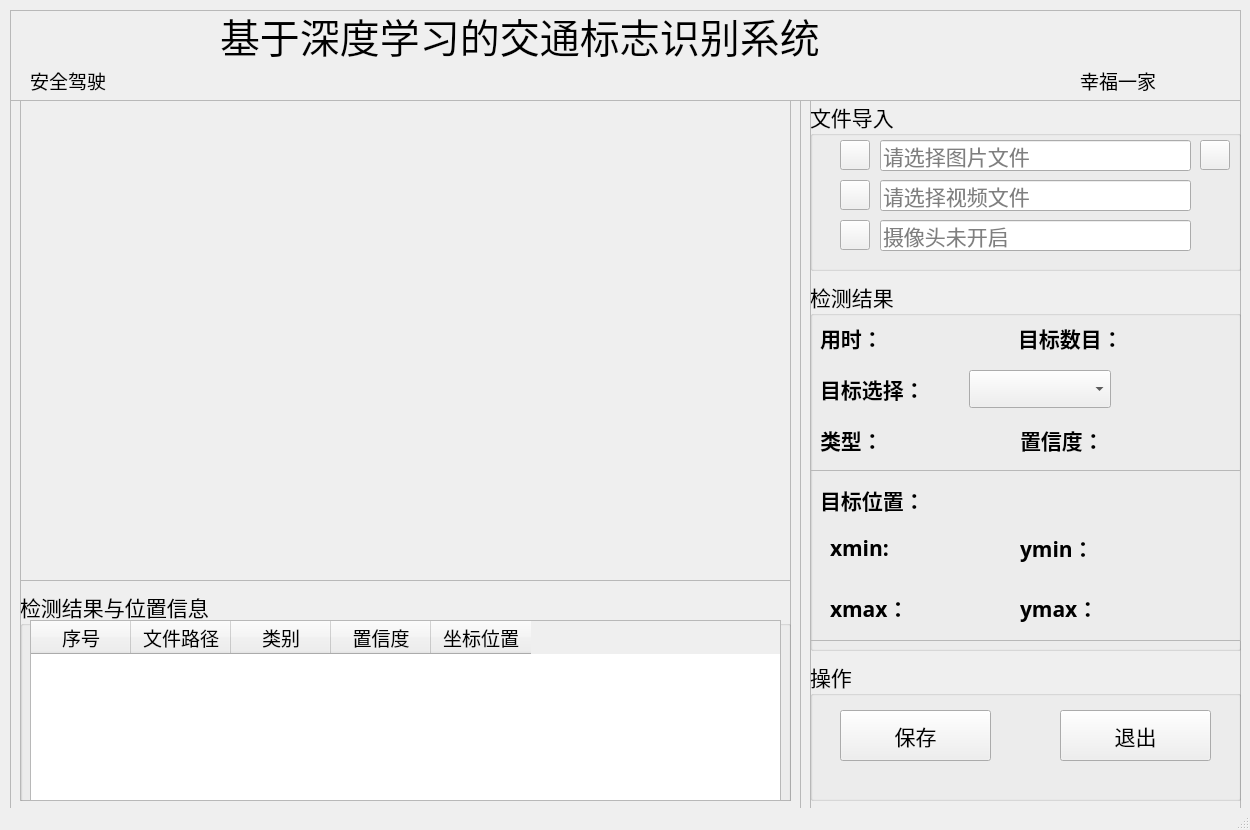
<?xml version="1.0" encoding="UTF-8"?>
<ui version="4.0">
 <class>MainWindow</class>
 <widget class="QMainWindow" name="MainWindow">
  <property name="geometry">
   <rect>
    <x>0</x>
    <y>0</y>
    <width>1250</width>
    <height>830</height>
   </rect>
  </property>
  <property name="minimumSize">
   <size>
    <width>1250</width>
    <height>830</height>
   </size>
  </property>
  <property name="maximumSize">
   <size>
    <width>1250</width>
    <height>830</height>
   </size>
  </property>
  <property name="windowTitle">
   <string>基于深度学习的交通标志识别系统</string>
  </property>
  <property name="windowIcon">
   <iconset resource="ui_sources.qrc">
    <normaloff>:/icons/ui_imgs/icons/目标检测.png</normaloff>:/icons/ui_imgs/icons/目标检测.png</iconset>
  </property>
  <widget class="QWidget" name="centralwidget">
   <widget class="QFrame" name="frame">
    <property name="geometry">
     <rect>
      <x>10</x>
      <y>100</y>
      <width>791</width>
      <height>711</height>
     </rect>
    </property>
    <property name="frameShape">
     <enum>QFrame::StyledPanel</enum>
    </property>
    <property name="frameShadow">
     <enum>QFrame::Raised</enum>
    </property>
    <widget class="QFrame" name="frame_2">
     <property name="geometry">
      <rect>
       <x>10</x>
       <y>0</y>
       <width>771</width>
       <height>481</height>
      </rect>
     </property>
     <property name="frameShape">
      <enum>QFrame::StyledPanel</enum>
     </property>
     <property name="frameShadow">
      <enum>QFrame::Raised</enum>
     </property>
     <widget class="QLabel" name="label_show">
      <property name="geometry">
       <rect>
        <x>0</x>
        <y>0</y>
        <width>770</width>
        <height>480</height>
       </rect>
      </property>
      <property name="minimumSize">
       <size>
        <width>770</width>
        <height>480</height>
       </size>
      </property>
      <property name="maximumSize">
       <size>
        <width>770</width>
        <height>480</height>
       </size>
      </property>
      <property name="styleSheet">
       <string notr="true">border-image: url(UIProgram/ui_imgs/12.png);</string>
      </property>
      <property name="text">
       <string/>
      </property>
     </widget>
    </widget>
    <widget class="QFrame" name="frame_3">
     <property name="geometry">
      <rect>
       <x>10</x>
       <y>480</y>
       <width>771</width>
       <height>221</height>
      </rect>
     </property>
     <property name="frameShape">
      <enum>QFrame::StyledPanel</enum>
     </property>
     <property name="frameShadow">
      <enum>QFrame::Raised</enum>
     </property>
     <widget class="QGroupBox" name="groupBox_3">
      <property name="geometry">
       <rect>
        <x>0</x>
        <y>10</y>
        <width>771</width>
        <height>221</height>
       </rect>
      </property>
      <property name="font">
       <font>
        <family>华文楷体</family>
        <pointsize>16</pointsize>
       </font>
      </property>
      <property name="title">
       <string>检测结果与位置信息</string>
      </property>
      <widget class="QTableWidget" name="tableWidget">
       <property name="geometry">
        <rect>
         <x>10</x>
         <y>30</y>
         <width>751</width>
         <height>181</height>
        </rect>
       </property>
       <property name="font">
        <font>
         <family>华文楷体</family>
         <pointsize>14</pointsize>
        </font>
       </property>
       <column>
        <property name="text">
         <string>序号</string>
        </property>
       </column>
       <column>
        <property name="text">
         <string>文件路径</string>
        </property>
       </column>
       <column>
        <property name="text">
         <string>类别</string>
        </property>
       </column>
       <column>
        <property name="text">
         <string>置信度</string>
        </property>
       </column>
       <column>
        <property name="text">
         <string>坐标位置</string>
        </property>
       </column>
      </widget>
     </widget>
    </widget>
   </widget>
   <widget class="QFrame" name="frame_4">
    <property name="geometry">
     <rect>
      <x>810</x>
      <y>100</y>
      <width>431</width>
      <height>711</height>
     </rect>
    </property>
    <property name="frameShape">
     <enum>QFrame::StyledPanel</enum>
    </property>
    <property name="frameShadow">
     <enum>QFrame::Raised</enum>
    </property>
    <widget class="QGroupBox" name="groupBox">
     <property name="geometry">
      <rect>
       <x>0</x>
       <y>0</y>
       <width>431</width>
       <height>171</height>
      </rect>
     </property>
     <property name="font">
      <font>
       <family>华文楷体</family>
       <pointsize>16</pointsize>
      </font>
     </property>
     <property name="title">
      <string>文件导入</string>
     </property>
     <widget class="QLineEdit" name="PiclineEdit">
      <property name="geometry">
       <rect>
        <x>70</x>
        <y>40</y>
        <width>311</width>
        <height>31</height>
       </rect>
      </property>
      <property name="inputMask">
       <string/>
      </property>
      <property name="placeholderText">
       <string>请选择图片文件</string>
      </property>
     </widget>
     <widget class="QLineEdit" name="VideolineEdit">
      <property name="geometry">
       <rect>
        <x>70</x>
        <y>80</y>
        <width>311</width>
        <height>31</height>
       </rect>
      </property>
      <property name="placeholderText">
       <string>请选择视频文件</string>
      </property>
     </widget>
     <widget class="QPushButton" name="CapBtn">
      <property name="geometry">
       <rect>
        <x>30</x>
        <y>120</y>
        <width>30</width>
        <height>30</height>
       </rect>
      </property>
      <property name="styleSheet">
       <string notr="true">border-image: url(:/icons/ui_imgs/icons/camera.png);</string>
      </property>
      <property name="text">
       <string/>
      </property>
     </widget>
     <widget class="QPushButton" name="PicBtn">
      <property name="geometry">
       <rect>
        <x>30</x>
        <y>40</y>
        <width>30</width>
        <height>30</height>
       </rect>
      </property>
      <property name="styleSheet">
       <string notr="true">border-image: url(:/icons/ui_imgs/icons/img.png);</string>
      </property>
      <property name="text">
       <string/>
      </property>
     </widget>
     <widget class="QPushButton" name="VideoBtn">
      <property name="geometry">
       <rect>
        <x>30</x>
        <y>80</y>
        <width>30</width>
        <height>30</height>
       </rect>
      </property>
      <property name="styleSheet">
       <string notr="true">border-image: url(:/icons/ui_imgs/icons/video.png);</string>
      </property>
      <property name="text">
       <string/>
      </property>
     </widget>
     <widget class="QLineEdit" name="CaplineEdit">
      <property name="geometry">
       <rect>
        <x>70</x>
        <y>120</y>
        <width>311</width>
        <height>31</height>
       </rect>
      </property>
      <property name="placeholderText">
       <string>摄像头未开启</string>
      </property>
     </widget>
     <widget class="QPushButton" name="FilesBtn">
      <property name="geometry">
       <rect>
        <x>390</x>
        <y>40</y>
        <width>30</width>
        <height>30</height>
       </rect>
      </property>
      <property name="styleSheet">
       <string notr="true">border-image: url(:/icons/ui_imgs/icons/folder.png);</string>
      </property>
      <property name="text">
       <string/>
      </property>
     </widget>
    </widget>
    <widget class="QGroupBox" name="groupBox_2">
     <property name="geometry">
      <rect>
       <x>0</x>
       <y>180</y>
       <width>431</width>
       <height>371</height>
      </rect>
     </property>
     <property name="font">
      <font>
       <family>华文楷体</family>
       <pointsize>16</pointsize>
      </font>
     </property>
     <property name="title">
      <string>检测结果</string>
     </property>
     <widget class="QFrame" name="frame_6">
      <property name="geometry">
       <rect>
        <x>0</x>
        <y>190</y>
        <width>431</width>
        <height>171</height>
       </rect>
      </property>
      <property name="frameShape">
       <enum>QFrame::StyledPanel</enum>
      </property>
      <property name="frameShadow">
       <enum>QFrame::Raised</enum>
      </property>
      <widget class="QLabel" name="label_4">
       <property name="geometry">
        <rect>
         <x>10</x>
         <y>10</y>
         <width>131</width>
         <height>41</height>
        </rect>
       </property>
       <property name="font">
        <font>
         <family>华文楷体</family>
         <pointsize>16</pointsize>
        </font>
       </property>
       <property name="styleSheet">
        <string notr="true"/>
       </property>
       <property name="text">
        <string>&lt;html&gt;&lt;head/&gt;&lt;body&gt;&lt;p&gt;&lt;span style=&quot; font-weight:600;&quot;&gt;目标位置：&lt;/span&gt;&lt;/p&gt;&lt;/body&gt;&lt;/html&gt;</string>
       </property>
      </widget>
      <widget class="QWidget" name="layoutWidget">
       <property name="geometry">
        <rect>
         <x>20</x>
         <y>60</y>
         <width>161</width>
         <height>37</height>
        </rect>
       </property>
       <layout class="QHBoxLayout" name="horizontalLayout">
        <item>
         <widget class="QLabel" name="label_6">
          <property name="font">
           <font>
            <family>华文楷体</family>
            <pointsize>16</pointsize>
            <weight>50</weight>
            <bold>false</bold>
           </font>
          </property>
          <property name="text">
           <string>&lt;html&gt;&lt;head/&gt;&lt;body&gt;&lt;p&gt;&lt;span style=&quot; font-weight:600;&quot;&gt;xmin:&lt;/span&gt;&lt;/p&gt;&lt;/body&gt;&lt;/html&gt;</string>
          </property>
         </widget>
        </item>
        <item>
         <widget class="QLabel" name="label_xmin">
          <property name="palette">
           <palette>
            <active>
             <colorrole role="WindowText">
              <brush brushstyle="SolidPattern">
               <color alpha="255">
                <red>255</red>
                <green>0</green>
                <blue>0</blue>
               </color>
              </brush>
             </colorrole>
            </active>
            <inactive>
             <colorrole role="WindowText">
              <brush brushstyle="SolidPattern">
               <color alpha="255">
                <red>255</red>
                <green>0</green>
                <blue>0</blue>
               </color>
              </brush>
             </colorrole>
            </inactive>
            <disabled>
             <colorrole role="WindowText">
              <brush brushstyle="SolidPattern">
               <color alpha="255">
                <red>120</red>
                <green>120</green>
                <blue>120</blue>
               </color>
              </brush>
             </colorrole>
            </disabled>
           </palette>
          </property>
          <property name="font">
           <font>
            <family>Arial</family>
            <pointsize>16</pointsize>
            <weight>75</weight>
            <bold>true</bold>
           </font>
          </property>
          <property name="text">
           <string/>
          </property>
         </widget>
        </item>
       </layout>
      </widget>
      <widget class="QWidget" name="layoutWidget">
       <property name="geometry">
        <rect>
         <x>210</x>
         <y>60</y>
         <width>161</width>
         <height>37</height>
        </rect>
       </property>
       <layout class="QHBoxLayout" name="horizontalLayout_2">
        <item>
         <widget class="QLabel" name="label_8">
          <property name="text">
           <string>&lt;html&gt;&lt;head/&gt;&lt;body&gt;&lt;p&gt;&lt;span style=&quot; font-weight:600;&quot;&gt;ymin：&lt;/span&gt;&lt;/p&gt;&lt;/body&gt;&lt;/html&gt;</string>
          </property>
         </widget>
        </item>
        <item>
         <widget class="QLabel" name="label_ymin">
          <property name="palette">
           <palette>
            <active>
             <colorrole role="WindowText">
              <brush brushstyle="SolidPattern">
               <color alpha="255">
                <red>255</red>
                <green>0</green>
                <blue>0</blue>
               </color>
              </brush>
             </colorrole>
            </active>
            <inactive>
             <colorrole role="WindowText">
              <brush brushstyle="SolidPattern">
               <color alpha="255">
                <red>255</red>
                <green>0</green>
                <blue>0</blue>
               </color>
              </brush>
             </colorrole>
            </inactive>
            <disabled>
             <colorrole role="WindowText">
              <brush brushstyle="SolidPattern">
               <color alpha="255">
                <red>120</red>
                <green>120</green>
                <blue>120</blue>
               </color>
              </brush>
             </colorrole>
            </disabled>
           </palette>
          </property>
          <property name="font">
           <font>
            <family>Arial</family>
            <pointsize>16</pointsize>
            <weight>75</weight>
            <bold>true</bold>
           </font>
          </property>
          <property name="text">
           <string/>
          </property>
         </widget>
        </item>
       </layout>
      </widget>
      <widget class="QWidget" name="layoutWidget">
       <property name="geometry">
        <rect>
         <x>20</x>
         <y>120</y>
         <width>161</width>
         <height>37</height>
        </rect>
       </property>
       <layout class="QHBoxLayout" name="horizontalLayout_3">
        <item>
         <widget class="QLabel" name="label_7">
          <property name="text">
           <string>&lt;html&gt;&lt;head/&gt;&lt;body&gt;&lt;p&gt;&lt;span style=&quot; font-weight:600;&quot;&gt;xmax：&lt;/span&gt;&lt;/p&gt;&lt;/body&gt;&lt;/html&gt;</string>
          </property>
         </widget>
        </item>
        <item>
         <widget class="QLabel" name="label_xmax">
          <property name="palette">
           <palette>
            <active>
             <colorrole role="WindowText">
              <brush brushstyle="SolidPattern">
               <color alpha="255">
                <red>255</red>
                <green>0</green>
                <blue>0</blue>
               </color>
              </brush>
             </colorrole>
            </active>
            <inactive>
             <colorrole role="WindowText">
              <brush brushstyle="SolidPattern">
               <color alpha="255">
                <red>255</red>
                <green>0</green>
                <blue>0</blue>
               </color>
              </brush>
             </colorrole>
            </inactive>
            <disabled>
             <colorrole role="WindowText">
              <brush brushstyle="SolidPattern">
               <color alpha="255">
                <red>120</red>
                <green>120</green>
                <blue>120</blue>
               </color>
              </brush>
             </colorrole>
            </disabled>
           </palette>
          </property>
          <property name="font">
           <font>
            <family>Arial</family>
            <pointsize>16</pointsize>
            <weight>75</weight>
            <bold>true</bold>
           </font>
          </property>
          <property name="text">
           <string/>
          </property>
         </widget>
        </item>
       </layout>
      </widget>
      <widget class="QWidget" name="layoutWidget">
       <property name="geometry">
        <rect>
         <x>210</x>
         <y>120</y>
         <width>161</width>
         <height>37</height>
        </rect>
       </property>
       <layout class="QHBoxLayout" name="horizontalLayout_4">
        <item>
         <widget class="QLabel" name="label_9">
          <property name="text">
           <string>&lt;html&gt;&lt;head/&gt;&lt;body&gt;&lt;p&gt;&lt;span style=&quot; font-weight:600;&quot;&gt;ymax：&lt;/span&gt;&lt;/p&gt;&lt;/body&gt;&lt;/html&gt;</string>
          </property>
         </widget>
        </item>
        <item>
         <widget class="QLabel" name="label_ymax">
          <property name="palette">
           <palette>
            <active>
             <colorrole role="WindowText">
              <brush brushstyle="SolidPattern">
               <color alpha="255">
                <red>255</red>
                <green>0</green>
                <blue>0</blue>
               </color>
              </brush>
             </colorrole>
            </active>
            <inactive>
             <colorrole role="WindowText">
              <brush brushstyle="SolidPattern">
               <color alpha="255">
                <red>255</red>
                <green>0</green>
                <blue>0</blue>
               </color>
              </brush>
             </colorrole>
            </inactive>
            <disabled>
             <colorrole role="WindowText">
              <brush brushstyle="SolidPattern">
               <color alpha="255">
                <red>120</red>
                <green>120</green>
                <blue>120</blue>
               </color>
              </brush>
             </colorrole>
            </disabled>
           </palette>
          </property>
          <property name="font">
           <font>
            <family>Arial</family>
            <pointsize>16</pointsize>
            <weight>75</weight>
            <bold>true</bold>
           </font>
          </property>
          <property name="text">
           <string/>
          </property>
         </widget>
        </item>
       </layout>
      </widget>
     </widget>
     <widget class="QWidget" name="layoutWidget">
      <property name="geometry">
       <rect>
        <x>208</x>
        <y>40</y>
        <width>211</width>
        <height>37</height>
       </rect>
      </property>
      <layout class="QHBoxLayout" name="horizontalLayout_5">
       <item>
        <widget class="QLabel" name="label">
         <property name="text">
          <string>&lt;html&gt;&lt;head/&gt;&lt;body&gt;&lt;p&gt;&lt;span style=&quot; font-weight:600;&quot;&gt;目标数目：&lt;/span&gt;&lt;/p&gt;&lt;/body&gt;&lt;/html&gt;</string>
         </property>
        </widget>
       </item>
       <item>
        <widget class="QLabel" name="label_nums">
         <property name="palette">
          <palette>
           <active>
            <colorrole role="WindowText">
             <brush brushstyle="SolidPattern">
              <color alpha="255">
               <red>255</red>
               <green>0</green>
               <blue>0</blue>
              </color>
             </brush>
            </colorrole>
            <colorrole role="Text">
             <brush brushstyle="SolidPattern">
              <color alpha="255">
               <red>0</red>
               <green>0</green>
               <blue>0</blue>
              </color>
             </brush>
            </colorrole>
            <colorrole role="PlaceholderText">
             <brush brushstyle="SolidPattern">
              <color alpha="128">
               <red>255</red>
               <green>0</green>
               <blue>0</blue>
              </color>
             </brush>
            </colorrole>
           </active>
           <inactive>
            <colorrole role="WindowText">
             <brush brushstyle="SolidPattern">
              <color alpha="255">
               <red>255</red>
               <green>0</green>
               <blue>0</blue>
              </color>
             </brush>
            </colorrole>
            <colorrole role="Text">
             <brush brushstyle="SolidPattern">
              <color alpha="255">
               <red>0</red>
               <green>0</green>
               <blue>0</blue>
              </color>
             </brush>
            </colorrole>
            <colorrole role="PlaceholderText">
             <brush brushstyle="SolidPattern">
              <color alpha="128">
               <red>255</red>
               <green>0</green>
               <blue>0</blue>
              </color>
             </brush>
            </colorrole>
           </inactive>
           <disabled>
            <colorrole role="WindowText">
             <brush brushstyle="SolidPattern">
              <color alpha="255">
               <red>120</red>
               <green>120</green>
               <blue>120</blue>
              </color>
             </brush>
            </colorrole>
            <colorrole role="Text">
             <brush brushstyle="SolidPattern">
              <color alpha="255">
               <red>120</red>
               <green>120</green>
               <blue>120</blue>
              </color>
             </brush>
            </colorrole>
            <colorrole role="PlaceholderText">
             <brush brushstyle="SolidPattern">
              <color alpha="128">
               <red>0</red>
               <green>0</green>
               <blue>0</blue>
              </color>
             </brush>
            </colorrole>
           </disabled>
          </palette>
         </property>
         <property name="font">
          <font>
           <family>Arial</family>
           <pointsize>16</pointsize>
           <weight>75</weight>
           <bold>true</bold>
          </font>
         </property>
         <property name="text">
          <string/>
         </property>
        </widget>
       </item>
      </layout>
     </widget>
     <widget class="QWidget" name="layoutWidget">
      <property name="geometry">
       <rect>
        <x>10</x>
        <y>90</y>
        <width>291</width>
        <height>38</height>
       </rect>
      </property>
      <layout class="QHBoxLayout" name="horizontalLayout_6">
       <item>
        <widget class="QLabel" name="label_5">
         <property name="text">
          <string>&lt;html&gt;&lt;head/&gt;&lt;body&gt;&lt;p&gt;&lt;span style=&quot; font-weight:600;&quot;&gt;目标选择：&lt;/span&gt;&lt;/p&gt;&lt;/body&gt;&lt;/html&gt;</string>
         </property>
        </widget>
       </item>
       <item>
        <widget class="QComboBox" name="comboBox"/>
       </item>
      </layout>
     </widget>
     <widget class="QWidget" name="layoutWidget_2">
      <property name="geometry">
       <rect>
        <x>10</x>
        <y>40</y>
        <width>171</width>
        <height>37</height>
       </rect>
      </property>
      <layout class="QHBoxLayout" name="horizontalLayout_7">
       <item>
        <widget class="QLabel" name="label_10">
         <property name="text">
          <string>&lt;html&gt;&lt;head/&gt;&lt;body&gt;&lt;p&gt;&lt;span style=&quot; font-weight:600;&quot;&gt;用时：&lt;/span&gt;&lt;/p&gt;&lt;/body&gt;&lt;/html&gt;</string>
         </property>
        </widget>
       </item>
       <item>
        <widget class="QLabel" name="time_lb">
         <property name="palette">
          <palette>
           <active>
            <colorrole role="WindowText">
             <brush brushstyle="SolidPattern">
              <color alpha="255">
               <red>255</red>
               <green>0</green>
               <blue>0</blue>
              </color>
             </brush>
            </colorrole>
            <colorrole role="Text">
             <brush brushstyle="SolidPattern">
              <color alpha="255">
               <red>0</red>
               <green>0</green>
               <blue>0</blue>
              </color>
             </brush>
            </colorrole>
            <colorrole role="PlaceholderText">
             <brush brushstyle="SolidPattern">
              <color alpha="128">
               <red>255</red>
               <green>0</green>
               <blue>0</blue>
              </color>
             </brush>
            </colorrole>
           </active>
           <inactive>
            <colorrole role="WindowText">
             <brush brushstyle="SolidPattern">
              <color alpha="255">
               <red>255</red>
               <green>0</green>
               <blue>0</blue>
              </color>
             </brush>
            </colorrole>
            <colorrole role="Text">
             <brush brushstyle="SolidPattern">
              <color alpha="255">
               <red>0</red>
               <green>0</green>
               <blue>0</blue>
              </color>
             </brush>
            </colorrole>
            <colorrole role="PlaceholderText">
             <brush brushstyle="SolidPattern">
              <color alpha="128">
               <red>255</red>
               <green>0</green>
               <blue>0</blue>
              </color>
             </brush>
            </colorrole>
           </inactive>
           <disabled>
            <colorrole role="WindowText">
             <brush brushstyle="SolidPattern">
              <color alpha="255">
               <red>120</red>
               <green>120</green>
               <blue>120</blue>
              </color>
             </brush>
            </colorrole>
            <colorrole role="Text">
             <brush brushstyle="SolidPattern">
              <color alpha="255">
               <red>120</red>
               <green>120</green>
               <blue>120</blue>
              </color>
             </brush>
            </colorrole>
            <colorrole role="PlaceholderText">
             <brush brushstyle="SolidPattern">
              <color alpha="128">
               <red>0</red>
               <green>0</green>
               <blue>0</blue>
              </color>
             </brush>
            </colorrole>
           </disabled>
          </palette>
         </property>
         <property name="font">
          <font>
           <family>Arial</family>
           <pointsize>16</pointsize>
           <weight>75</weight>
           <bold>true</bold>
          </font>
         </property>
         <property name="text">
          <string/>
         </property>
        </widget>
       </item>
      </layout>
     </widget>
     <widget class="QWidget" name="layoutWidget">
      <property name="geometry">
       <rect>
        <x>210</x>
        <y>140</y>
        <width>191</width>
        <height>41</height>
       </rect>
      </property>
      <layout class="QHBoxLayout" name="horizontalLayout_8">
       <item>
        <widget class="QLabel" name="label_11">
         <property name="text">
          <string>&lt;html&gt;&lt;head/&gt;&lt;body&gt;&lt;p&gt;&lt;span style=&quot; font-weight:600;&quot;&gt;置信度：&lt;/span&gt;&lt;/p&gt;&lt;/body&gt;&lt;/html&gt;</string>
         </property>
        </widget>
       </item>
       <item>
        <widget class="QLabel" name="label_conf">
         <property name="palette">
          <palette>
           <active>
            <colorrole role="WindowText">
             <brush brushstyle="SolidPattern">
              <color alpha="255">
               <red>255</red>
               <green>0</green>
               <blue>0</blue>
              </color>
             </brush>
            </colorrole>
           </active>
           <inactive>
            <colorrole role="WindowText">
             <brush brushstyle="SolidPattern">
              <color alpha="255">
               <red>255</red>
               <green>0</green>
               <blue>0</blue>
              </color>
             </brush>
            </colorrole>
           </inactive>
           <disabled>
            <colorrole role="WindowText">
             <brush brushstyle="SolidPattern">
              <color alpha="255">
               <red>120</red>
               <green>120</green>
               <blue>120</blue>
              </color>
             </brush>
            </colorrole>
           </disabled>
          </palette>
         </property>
         <property name="font">
          <font>
           <family>Arial</family>
           <pointsize>16</pointsize>
           <weight>75</weight>
           <bold>true</bold>
          </font>
         </property>
         <property name="text">
          <string/>
         </property>
        </widget>
       </item>
      </layout>
     </widget>
     <widget class="QWidget" name="layoutWidget_3">
      <property name="geometry">
       <rect>
        <x>10</x>
        <y>140</y>
        <width>191</width>
        <height>41</height>
       </rect>
      </property>
      <layout class="QHBoxLayout" name="horizontalLayout_9">
       <item>
        <widget class="QLabel" name="label_13">
         <property name="maximumSize">
          <size>
           <width>60</width>
           <height>16777215</height>
          </size>
         </property>
         <property name="text">
          <string>&lt;html&gt;&lt;head/&gt;&lt;body&gt;&lt;p&gt;&lt;span style=&quot; font-weight:600;&quot;&gt;类型：&lt;/span&gt;&lt;/p&gt;&lt;/body&gt;&lt;/html&gt;</string>
         </property>
        </widget>
       </item>
       <item>
        <widget class="QLabel" name="type_lb">
         <property name="palette">
          <palette>
           <active>
            <colorrole role="WindowText">
             <brush brushstyle="SolidPattern">
              <color alpha="255">
               <red>255</red>
               <green>0</green>
               <blue>0</blue>
              </color>
             </brush>
            </colorrole>
           </active>
           <inactive>
            <colorrole role="WindowText">
             <brush brushstyle="SolidPattern">
              <color alpha="255">
               <red>255</red>
               <green>0</green>
               <blue>0</blue>
              </color>
             </brush>
            </colorrole>
           </inactive>
           <disabled>
            <colorrole role="WindowText">
             <brush brushstyle="SolidPattern">
              <color alpha="255">
               <red>120</red>
               <green>120</green>
               <blue>120</blue>
              </color>
             </brush>
            </colorrole>
           </disabled>
          </palette>
         </property>
         <property name="font">
          <font>
           <family>Arial</family>
           <pointsize>16</pointsize>
           <weight>75</weight>
           <bold>true</bold>
          </font>
         </property>
         <property name="text">
          <string/>
         </property>
        </widget>
       </item>
      </layout>
     </widget>
    </widget>
    <widget class="QGroupBox" name="groupBox_4">
     <property name="geometry">
      <rect>
       <x>0</x>
       <y>560</y>
       <width>431</width>
       <height>141</height>
      </rect>
     </property>
     <property name="font">
      <font>
       <family>华文楷体</family>
       <pointsize>16</pointsize>
      </font>
     </property>
     <property name="title">
      <string>操作</string>
     </property>
     <widget class="QPushButton" name="SaveBtn">
      <property name="geometry">
       <rect>
        <x>30</x>
        <y>50</y>
        <width>151</width>
        <height>51</height>
       </rect>
      </property>
      <property name="text">
       <string>保存</string>
      </property>
      <property name="icon">
       <iconset resource="ui_sources.qrc">
        <normaloff>:/icons/ui_imgs/icons/保存.png</normaloff>:/icons/ui_imgs/icons/保存.png</iconset>
      </property>
      <property name="iconSize">
       <size>
        <width>30</width>
        <height>30</height>
       </size>
      </property>
     </widget>
     <widget class="QPushButton" name="ExitBtn">
      <property name="geometry">
       <rect>
        <x>250</x>
        <y>50</y>
        <width>151</width>
        <height>51</height>
       </rect>
      </property>
      <property name="text">
       <string>退出</string>
      </property>
      <property name="icon">
       <iconset resource="ui_sources.qrc">
        <normaloff>:/icons/ui_imgs/icons/退出.png</normaloff>:/icons/ui_imgs/icons/退出.png</iconset>
      </property>
      <property name="iconSize">
       <size>
        <width>30</width>
        <height>30</height>
       </size>
      </property>
     </widget>
    </widget>
   </widget>
   <widget class="QFrame" name="frame_5">
    <property name="geometry">
     <rect>
      <x>10</x>
      <y>10</y>
      <width>1231</width>
      <height>91</height>
     </rect>
    </property>
    <property name="frameShape">
     <enum>QFrame::StyledPanel</enum>
    </property>
    <property name="frameShadow">
     <enum>QFrame::Raised</enum>
    </property>
    <widget class="QLabel" name="label_3">
     <property name="geometry">
      <rect>
       <x>210</x>
       <y>0</y>
       <width>901</width>
       <height>51</height>
      </rect>
     </property>
     <property name="font">
      <font>
       <family>华文楷体</family>
       <pointsize>30</pointsize>
      </font>
     </property>
     <property name="text">
      <string>基于深度学习的交通标志识别系统</string>
     </property>
    </widget>
    <widget class="QLabel" name="label_2">
     <property name="geometry">
      <rect>
       <x>20</x>
       <y>60</y>
       <width>311</width>
       <height>21</height>
      </rect>
     </property>
     <property name="font">
      <font>
       <family>华文楷体</family>
       <pointsize>14</pointsize>
       <underline>true</underline>
      </font>
     </property>
     <property name="text">
      <string>安全驾驶</string>
     </property>
    </widget>
    <widget class="QLabel" name="label_12">
     <property name="geometry">
      <rect>
       <x>1070</x>
       <y>60</y>
       <width>131</width>
       <height>21</height>
      </rect>
     </property>
     <property name="font">
      <font>
       <family>华文楷体</family>
       <pointsize>14</pointsize>
       <underline>true</underline>
      </font>
     </property>
     <property name="text">
      <string>幸福一家</string>
     </property>
    </widget>
   </widget>
  </widget>
  <widget class="QStatusBar" name="statusbar"/>
 </widget>
 <resources>
  <include location="ui_sources.qrc"/>
 </resources>
 <connections/>
</ui>
